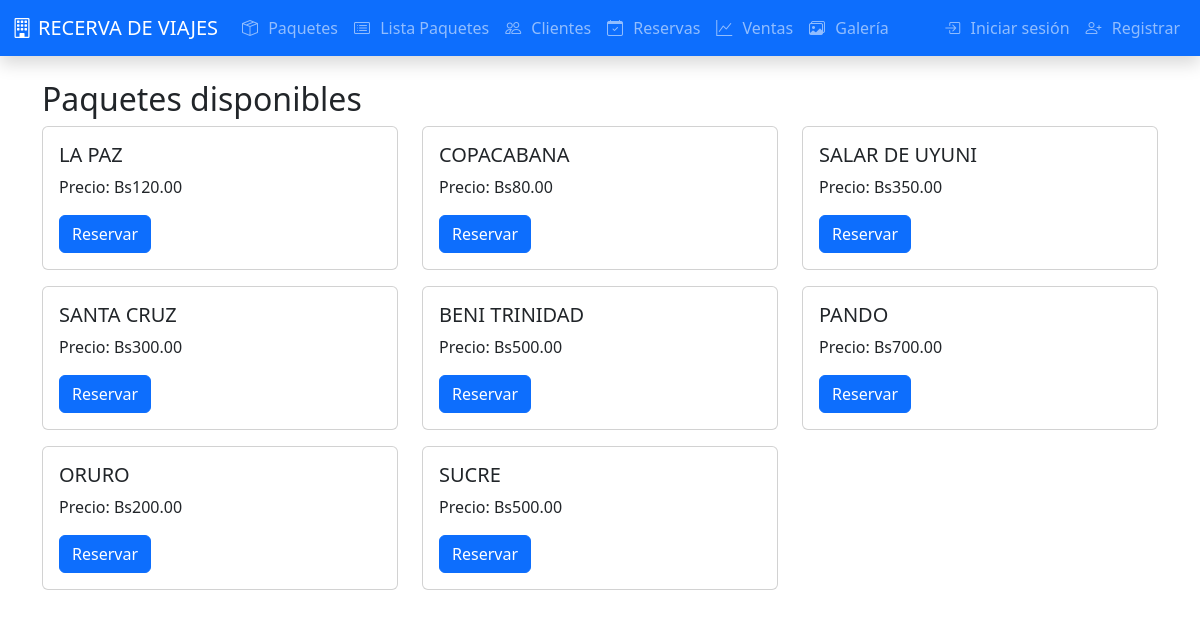
The page / on the database its author committed.
### tables this page shows
CREATE TABLE paquetes (
                id_destino INTEGER PRIMARY KEY AUTOINCREMENT,
                nombre TEXT NOT NULL,
                precio REAL NOT NULL
            );

### controllers/paquetes_controller.py (the view)
@paquetes_bp.route('/')
def home():
    paquetes = all_paquetes()
    return render_template('index.html', paquetes=paquetes)

### database.py (called while the page is built)
def get_connection():
    db_path = current_app.config.get('DB_PATH')
    conn = sqlite3.connect(db_path)
    conn.row_factory = sqlite3.Row
    return conn

### models/paquete_model.py (called while the page is built)
def all():
    conn = get_connection()
    rows = conn.execute('SELECT * FROM paquetes').fetchall()
    conn.close()
    return rows

### templates/index.html
{% extends 'base.html' %}
{% block content %}
<h2>Paquetes disponibles</h2>
<div class="row">
  {% for p in paquetes %}
  <div class="col-md-4">
    <div class="card mb-3">
      <div class="card-body">
        <h5 class="card-title">{{ p['nombre'] }}</h5>
        <p class="card-text">Precio: Bs{{ '{:.2f}'.format(p['precio']) }}</p>
        <a href="{{ url_for('reservas.reservar', id_paquete=p['id_destino']) }}" class="btn btn-primary">Reservar</a>
      </div>
    </div>
  </div>
  {% endfor %}
</div>
{% endblock %}

### rows shown on the page
paquetes: nombre "LA PAZ", precio "120.00"
paquetes: nombre "COPACABANA", precio "80.00"
paquetes: nombre "SALAR DE UYUNI", precio "350.00"
paquetes: nombre "SANTA CRUZ", precio "300.00"
paquetes: nombre "BENI TRINIDAD", precio "500.00"
paquetes: nombre "PANDO", precio "700.00"
paquetes: nombre "ORURO", precio "200.00"
paquetes: nombre "SUCRE", precio "500.00"
